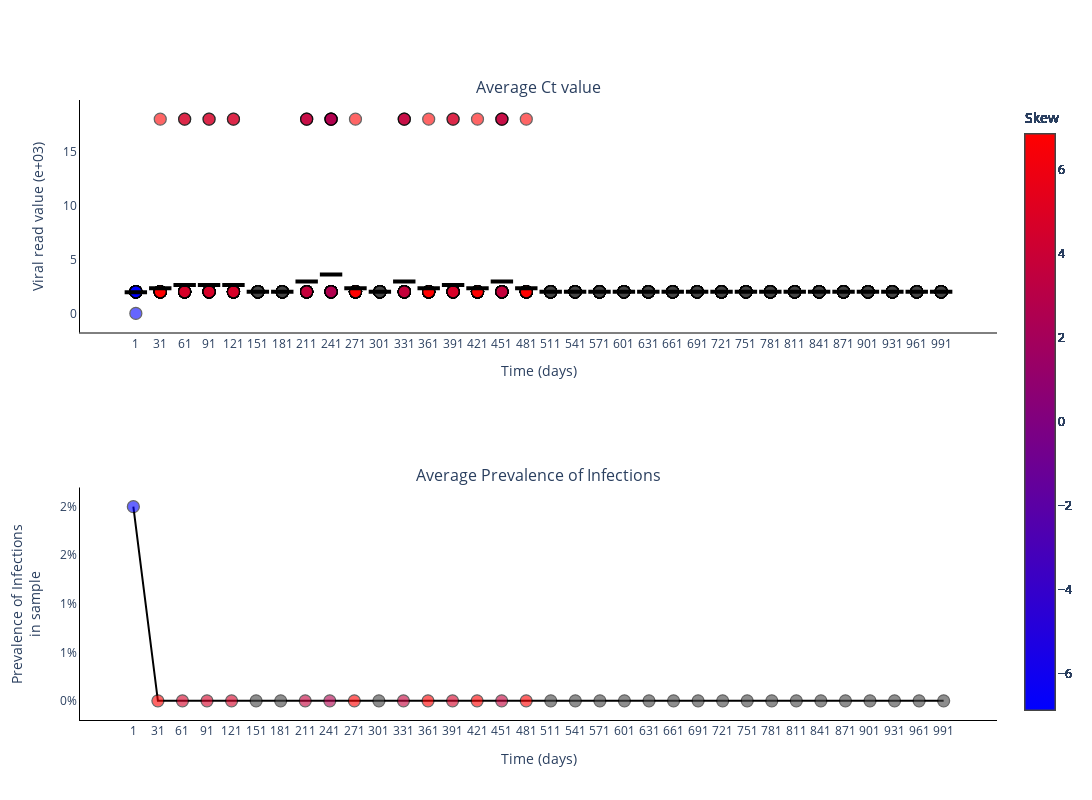

Notebook code for this chart:
### Markdown cell above
### Plot Ct values for different experiments

### Code cell
fig = go.Figure()
fig = make_subplots(rows=2, cols=1, subplot_titles=('Average Ct value', 'Average Prevalence of Infections'))

skews = skew(vr_values[0, :, :], axis=1)
print(skews)

for _ in range(sample_size):
    fig.add_trace(
        go.Scatter(
            y=vr_values[0, :, _].tolist(),
            x=sample_points,
            mode='markers',
            name='Average Ct value',
            marker_line=dict(width=1.25, color='black'),
            marker_color=skews,
            marker_colorscale='BlueRed',
            marker_colorbar_title=dict(
                text='Skew',
                side='top'),
            marker_size=12,
            marker_opacity=0.6,
            marker_showscale=True,
            showlegend=False,
        ),
        row=1,
        col=1
    )

fig.add_trace(
    go.Scatter(
        y=np.mean(vr_values[0, :, :], axis=1).tolist(),
        x=sample_points,
        mode='markers',
        name='Median Ct value',
        marker_color='black',
        marker_line=dict(width=4, color='black'),
        marker_symbol='line-ew',
        marker_size=16,
        showlegend=False,
    ),
    row=1,
    col=1
)

fig.add_trace(
    go.Scatter(
        y=(infec[0, :]/sample_size).tolist(),
        x=sample_points,
        mode='lines+markers',
        connectgaps=True,
        name='Average Prevalence of Infections',
        marker_line=dict(width=1.25, color='black'),
        marker_color=skews,
        marker_colorscale='BlueRed',
        marker_colorbar_title=dict(
            text='Skew',
            side='top'),
        marker_opacity=0.6,
        marker_size=12,
        marker_showscale=True,
        line_color='black',
        showlegend=False,
    ),
    row=2,
    col=1
)

# Add axis labels
fig.update_layout(
    width=1100, 
    height=800,
    plot_bgcolor='white',
    xaxis=dict(
        linecolor='black',
        tickvals=sample_points.tolist(),
        title = 'Time (days)'
        ),
    yaxis=dict(
        linecolor='black',
        title = 'Viral read value (e+03)'),
    xaxis2=dict(
        linecolor='black',
        tickvals=sample_points.tolist(),
        title = 'Time (days)'
        ),
    yaxis2=dict(
        linecolor='black',
        tickformat = '.0%',
        title = 'Prevalence of Infections<br>in sample')
    #legend=dict(
    #    orientation="h",
    #    yanchor="bottom",
    #    y=1.02,
    #    xanchor="right",
    #    x=1
    #)
    )

fig.write_image('images/Viral_read_values-HPV.pdf')
fig.show()
